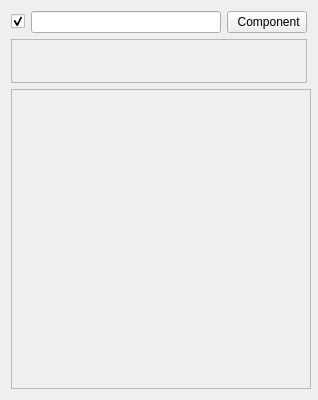
<?xml version="1.0" encoding="UTF-8"?>
<ui version="4.0">
 <class>PropertiesView</class>
 <widget class="QWidget" name="PropertiesView">
  <property name="geometry">
   <rect>
    <x>0</x>
    <y>0</y>
    <width>318</width>
    <height>400</height>
   </rect>
  </property>
  <property name="sizePolicy">
   <sizepolicy hsizetype="Preferred" vsizetype="Preferred">
    <horstretch>0</horstretch>
    <verstretch>0</verstretch>
   </sizepolicy>
  </property>
  <property name="minimumSize">
   <size>
    <width>300</width>
    <height>300</height>
   </size>
  </property>
  <property name="windowTitle">
   <string>Property Editor</string>
  </property>
  <layout class="QVBoxLayout" name="verticalLayout">
   <item>
    <layout class="QVBoxLayout" name="verticalLayoutObject">
     <item>
      <layout class="QHBoxLayout" name="horizontalLayoutObject">
       <item>
        <widget class="QCheckBox" name="checkBoxEnabled">
         <property name="sizePolicy">
          <sizepolicy hsizetype="Fixed" vsizetype="Fixed">
           <horstretch>0</horstretch>
           <verstretch>0</verstretch>
          </sizepolicy>
         </property>
         <property name="text">
          <string/>
         </property>
         <property name="checked">
          <bool>true</bool>
         </property>
        </widget>
       </item>
       <item>
        <widget class="QLineEdit" name="lineEditName">
         <property name="sizePolicy">
          <sizepolicy hsizetype="Minimum" vsizetype="Fixed">
           <horstretch>0</horstretch>
           <verstretch>0</verstretch>
          </sizepolicy>
         </property>
        </widget>
       </item>
       <item>
        <widget class="QPushButton" name="pushButtonAttachComponent">
         <property name="sizePolicy">
          <sizepolicy hsizetype="Fixed" vsizetype="Fixed">
           <horstretch>0</horstretch>
           <verstretch>0</verstretch>
          </sizepolicy>
         </property>
         <property name="text">
          <string> Component</string>
         </property>
         <property name="icon">
          <iconset resource="../gameplay-editor.qrc">
           <normaloff>:/res/images/attach.png</normaloff>:/res/images/attach.png</iconset>
         </property>
        </widget>
       </item>
      </layout>
     </item>
     <item>
      <widget class="PropertiesTransform" name="frameTransform">
       <property name="sizePolicy">
        <sizepolicy hsizetype="Preferred" vsizetype="MinimumExpanding">
         <horstretch>0</horstretch>
         <verstretch>0</verstretch>
        </sizepolicy>
       </property>
       <property name="frameShape">
        <enum>QFrame::StyledPanel</enum>
       </property>
       <property name="frameShadow">
        <enum>QFrame::Raised</enum>
       </property>
      </widget>
     </item>
    </layout>
   </item>
   <item>
    <widget class="QScrollArea" name="scrollAreaProperties">
     <property name="sizePolicy">
      <sizepolicy hsizetype="Fixed" vsizetype="Expanding">
       <horstretch>0</horstretch>
       <verstretch>0</verstretch>
      </sizepolicy>
     </property>
     <property name="minimumSize">
      <size>
       <width>300</width>
       <height>300</height>
      </size>
     </property>
     <property name="baseSize">
      <size>
       <width>300</width>
       <height>300</height>
      </size>
     </property>
     <property name="widgetResizable">
      <bool>true</bool>
     </property>
     <widget class="QWidget" name="scrollAreaWidgetContents">
      <property name="geometry">
       <rect>
        <x>0</x>
        <y>0</y>
        <width>298</width>
        <height>298</height>
       </rect>
      </property>
      <widget class="QWidget" name="verticalLayoutWidget">
       <property name="geometry">
        <rect>
         <x>0</x>
         <y>0</y>
         <width>301</width>
         <height>301</height>
        </rect>
       </property>
       <layout class="QVBoxLayout" name="verticalLayoutComponents"/>
      </widget>
     </widget>
    </widget>
   </item>
  </layout>
  <action name="actionAttachCamera">
   <property name="icon">
    <iconset resource="../gameplay-editor.qrc">
     <normaloff>:/res/images/scene-camera.png</normaloff>:/res/images/scene-camera.png</iconset>
   </property>
   <property name="text">
    <string>Attach Camera</string>
   </property>
  </action>
  <action name="actionAttachLight">
   <property name="icon">
    <iconset resource="../gameplay-editor.qrc">
     <normaloff>:/res/images/scene-light-point.png</normaloff>:/res/images/scene-light-point.png</iconset>
   </property>
   <property name="text">
    <string>Attach Light</string>
   </property>
  </action>
 </widget>
 <customwidgets>
  <customwidget>
   <class>PropertiesTransform</class>
   <extends>QFrame</extends>
   <header>PropertiesTransform.h</header>
   <container>1</container>
  </customwidget>
 </customwidgets>
 <resources>
  <include location="../gameplay-editor.qrc"/>
 </resources>
 <connections/>
</ui>
